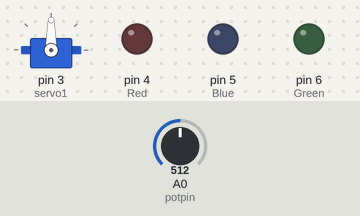
Bench run of a sketch on a simulated Arduino Uno, built with avr-gcc and run on an emulated ATmega328P. Parts: servo, output pins drawn as LEDs (lit = HIGH). Inputs (shaded band) come from the test bench; at power-on: A0 (potpin) = 512.

Above: at 1.2 s.
1.3 s: A0 (potpin) set to 716
At 2.5 s:
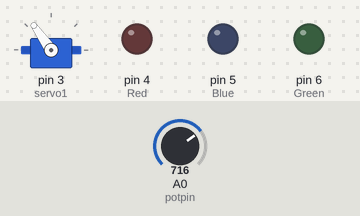
2.8 s: A0 (potpin) set to 900
At 4.0 s:
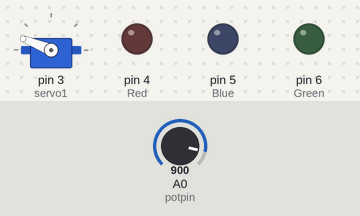
4.3 s: A0 (potpin) set to 1023
At 5.5 s:
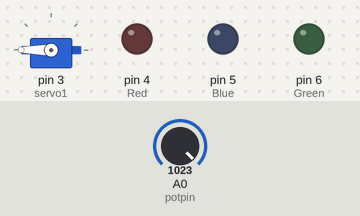
5.8 s: A0 (potpin) set to 306
At 6.3 s:
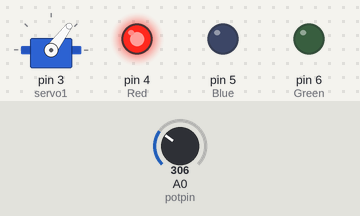
7.3 s: A0 (potpin) set to 170
At 7.9 s:
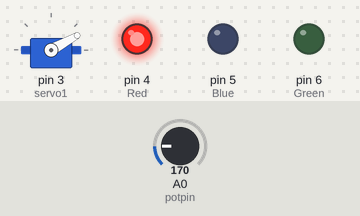
Timing chart, 0 to 9.8 s (numbered marks = the images above; inputs shaded):
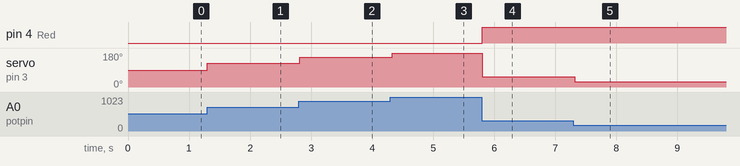

The sketch:

daring_stantia1__3_.ino
```cpp
#include <Servo.h>
Servo servo1;

int Red=4;
int Blue=5;
int Green=6;

int val;
int potpin=0;


void setup()
{

  Serial.begin(9600);
  servo1.attach(3);


  pinMode(Red, OUTPUT);
  pinMode(Blue,OUTPUT);
  pinMode(Green,OUTPUT);

}

void loop() {
  val=analogRead(potpin);
  val=map(val,0,1023,0,180);
  servo1.write(val);


  if(val<=60){

    digitalWrite(Red,HIGH);
    digitalWrite(Blue,LOW);
    digitalWrite(Green,LOW);
  }
  delay(15);

    if(val>60 && val<=120){

    digitalWrite(Blue,HIGH);
    digitalWrite(Green,LOW);
    digitalWrite(Blue,LOW);
   }
  delay(15);
   if(val>120 && val<=180);{

    digitalWrite(Green,HIGH);
    digitalWrite(Blue,LOW);
    digitalWrite(Green,LOW);
   }
}

//Where ServoMotor is used:
//Focusing in cameras
//Automatic Hand Dryers

//Controlling Toy Cars
//Electric Cars to avoid accidents.
// Packaging Robots assistance in Manufacturing Industries
```

Measured:
- after the input at 1.3 s, servo on pin 3 (servo1): 90° → 125° at once
- after the input at 2.8 s, servo on pin 3 (servo1): 125° → 158° at once
- after the input at 4.3 s, servo on pin 3 (servo1): 158° → 180° at once
- after the input at 5.8 s, pin 4 (Red): LOW → HIGH at once; servo on pin 3 (servo1): 180° → 53° at once
- after the input at 7.3 s, servo on pin 3 (servo1): 53° → 29° at once
